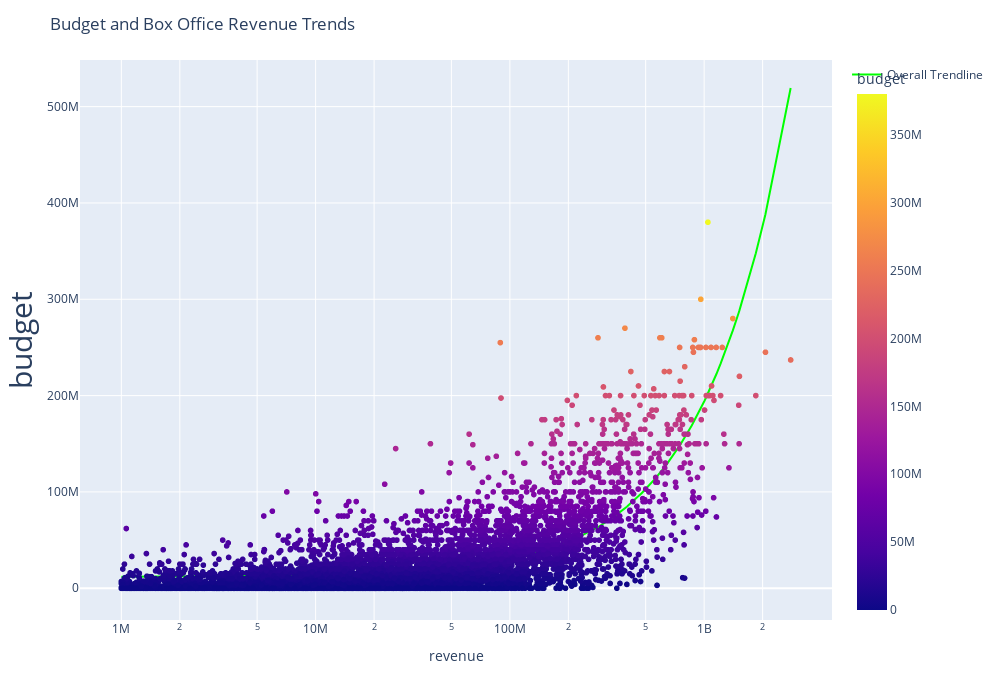

The notebook cell this image was saved under:
### Code cell
import plotly.express as px

df = imdb_genres
fig = px.scatter(df, x="revenue", y="budget", trendline="ols", trendline_scope="overall", 
                 hover_name="title", log_x="True", trendline_color_override="lime",
                color="budget")

fig.update_layout(
    title = "Budget and Box Office Revenue Trends",
    autosize=False,
    width=1000,
    height=700,
    yaxis=dict(
        titlefont=dict(size=30),
    )
)
fig.show()

### Figure 1 — Plotly figure (JSON) as saved in the notebook; plotly's stock layout.template omitted (floating-point values rounded to 4 significant figures; data arrays with more than 128 entries replaced by an {"elided": "..."} marker saying what was removed)
{"data": [{"hovertemplate": "<b>%{hovertext}</b><br><br>revenue=%{x}<br>budget=%{marker.color}<extra></extra>", "hovertext": {"elided": "6096 str values"}, "legendgroup": "", "marker": {"color": {"elided": "6096 int values"}, "coloraxis": "coloraxis", "symbol": "circle"}, "mode": "markers", "name": "", "showlegend": false, "type": "scattergl", "x": {"elided": "6096 int values"}, "xaxis": "x", "y": {"elided": "6096 int values"}, "yaxis": "y"}, {"hovertemplate": "<b>OLS trendline</b><br>budget = 0.182027 * revenue + 1.18551e+07<br>R<sup>2</sup>=0.534296<br><br>revenue=%{x}<br>budget=%{y} <b>(trend)</b><extra></extra>", "legendgroup": "Overall Trendline", "line": {"color": "lime"}, "mode": "lines", "name": "Overall Trendline", "showlegend": true, "type": "scatter", "x": {"elided": "6096 int values"}, "xaxis": "x", "y": {"elided": "6096 float values"}, "yaxis": "y"}], "layout": {"autosize": false, "coloraxis": {"colorbar": {"title": {"text": "budget"}}, "colorscale": [[0, "#0d0887"], [0.1111, "#46039f"], [0.2222, "#7201a8"], [0.3333, "#9c179e"], [0.4444, "#bd3786"], [0.5556, "#d8576b"], [0.6667, "#ed7953"], [0.7778, "#fb9f3a"], [0.8889, "#fdca26"], [1, "#f0f921"]]}, "height": 700, "legend": {"tracegroupgap": 0}, "margin": {"t": 60}, "title": {"text": "Budget and Box Office Revenue Trends"}, "width": 1000, "xaxis": {"anchor": "y", "autorange": true, "domain": [0, 1], "range": [5.787, 9.658], "title": {"text": "revenue"}, "type": "log"}, "yaxis": {"anchor": "x", "autorange": true, "domain": [0, 1], "range": [-32960000.0, 548400000.0], "title": {"font": {"size": 30}, "text": "budget"}, "type": "linear"}}}
